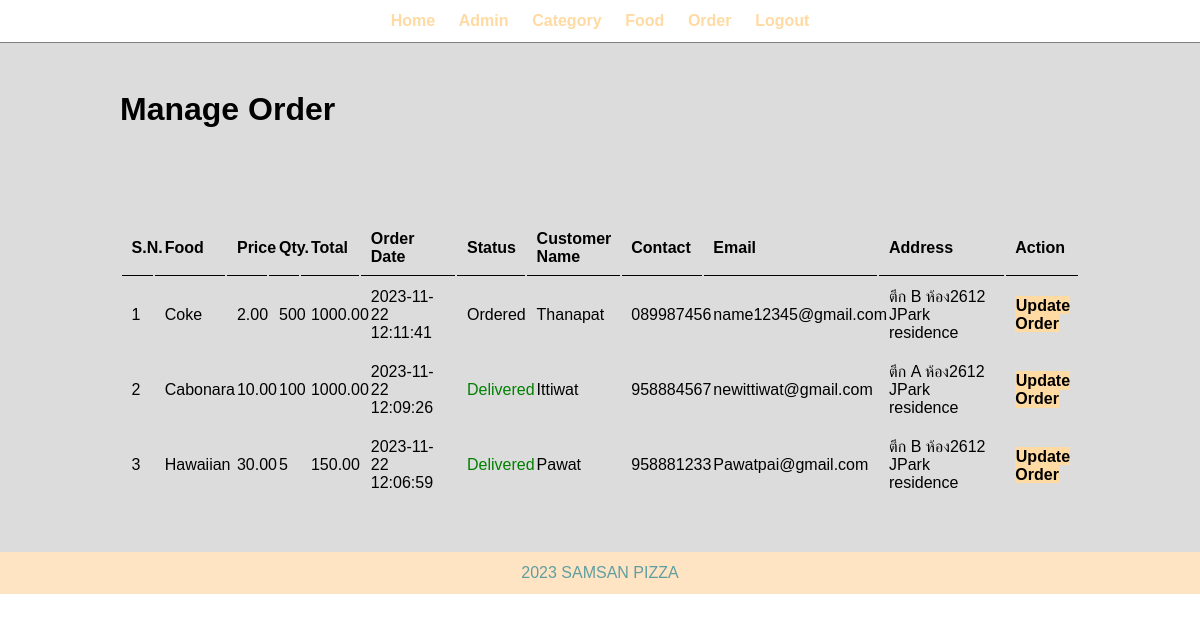
/admin/manage-order.php (signed in), run on the app's committed database.
### tables this page shows
CREATE TABLE `tbl_order` (
  `id` int(10) UNSIGNED NOT NULL,
  `food` varchar(150) NOT NULL,
  `price` decimal(10,2) NOT NULL,
  `qty` int(11) NOT NULL,
  `total` decimal(10,2) NOT NULL,
  `order_date` datetime NOT NULL,
  `status` varchar(50) NOT NULL,
  `customer_name` varchar(150) NOT NULL,
  `customer_contact` varchar(20) NOT NULL,
  `customer_email` varchar(150) NOT NULL,
  `customer_address` varchar(255) NOT NULL
);

### admin/manage-order.php (the view, shortened to what this page needs)
<?php include('partials/menu.php'); ?>
<div class="main-content">
    <div class="wrapper">
        <h1>Manage Order</h1>
        <br /><br /><br />
        <br><br>
<table class ="tbl-full">
    <tr>
        <th>S.N.</th>
        <th>Food</th>
        <th>Price</th>
        <th>Qty.</th>
        <th>Total</th>
        <th>Order Date</th>
        <th>Status</th>
        <th>Customer Name</th>
        <th>Contact</th>
        <th>Email</th>
        <th>Address</th>
        <th>Action</th>
    </tr>
    <?php
        $sql = "SELECT * FROM tbl_order ORDER BY id DESC";
        $res = mysqli_query($conn,$sql);
        $count = mysqli_num_rows($res);
        $sn=1;
        if($count>0)
        {
            while($row=mysqli_fetch_assoc($res))
            {
                $id = $row['id'];
                $food = $row['food'];
                $price =$row['price'];
                $qty = $row['qty'];
                $total = $row['total'];
                $order_date = $row['order_date'];
                $status = $row['status'];
                $customer_name = $row['customer_name'];
                $customer_contact = $row['customer_contact'];
                $customer_email = $row['customer_email'];
                $customer_address = $row['customer_address'];
                ?>
                <tr>
                    <td><?php echo $sn++; ?></td>
                    <td><?php echo $food; ?></td>
                    <td><?php echo $price; ?></td>
                    <td><?php echo $qty; ?></td>
                    <td><?php echo $total; ?></td>
                    <td><?php echo $order_date; ?></td>
                    <td>
                        <?php
                            if($status=="Ordered")
                            {
                                echo "<label>$status</label>";
                            }
                            elseif($status=="On Delivery")
                            {
                                echo "<label style ='color: orange;'>$status</label>";
                            }
                            elseif($status=="Delivered")
                            {
                                echo "<label style ='color: green;'>$status</label>";
                            }
                            elseif($status=="Cancelled")
                            {
                                echo "<label style ='color: red;'>$status</label>";
                            }
                        ?>
                    </td>
                    <td><?php echo $customer_name; ?></td>
                    <td><?php echo $customer_contact; ?></td>
                    <td><?php echo $customer_email; ?></td>
                    <td><?php echo $customer_address; ?></td>
                    <td>
                        <a href="update-order.php?id=<?php echo $id; ?>" class="btn-primary">Update Order</a>
                    </td>
                </tr>
            <?php
            }
        }
        else
        {
            echo "<tr><td colspan='12' class='error'> Order not added Yet.</td></tr>";
        }
    ?>
</table>
    </div>
</div>
<?php include('partials/footer.php'); ?>

### css/admin.css (style rules this page uses)
* { margin: 0; padding: 0; font-family: Arial, Helvetica, sans-serif; }
.wrapper { padding: 1%; width: 80%; margin: 0 auto; }
.tbl-full { width: 100%; }
table tr th { border-bottom: 1px solid black; padding: 1%; text-align: left; }
table tr td { padding: 1%; }
.btn-primary { background-color: rgb(255, 218, 162); padding: 1%; color: black; text-decoration: none; font-weight: bold; }
.main-content { background-color: gainsboro; padding: 3% 0; }

### data on the page
tbl_order: food "Coke", price "2.00", qty "500", total "1000.00", order_date "2023-11-22 12:11:41", status "Ordered", customer_name "Thanapat", customer_contact "089987456", customer_email "name12345@gmail.com", customer_address "ตึก B ห้อง2612 JPark residence"
tbl_order: food "Cabonara", price "10.00", qty "100", total "1000.00", order_date "2023-11-22 12:09:26", status "Delivered", customer_name "Ittiwat", customer_contact "958884567", customer_email "newittiwat@gmail.com", customer_address "ตึก A ห้อง2612 JPark residence"
tbl_order: food "Hawaiian", price "30.00", qty "5", total "150.00", order_date "2023-11-22 12:06:59", status "Delivered", customer_name "Pawat", customer_contact "958881233", customer_email "Pawatpai@gmail.com", customer_address "ตึก B ห้อง2612 JPark residence"
